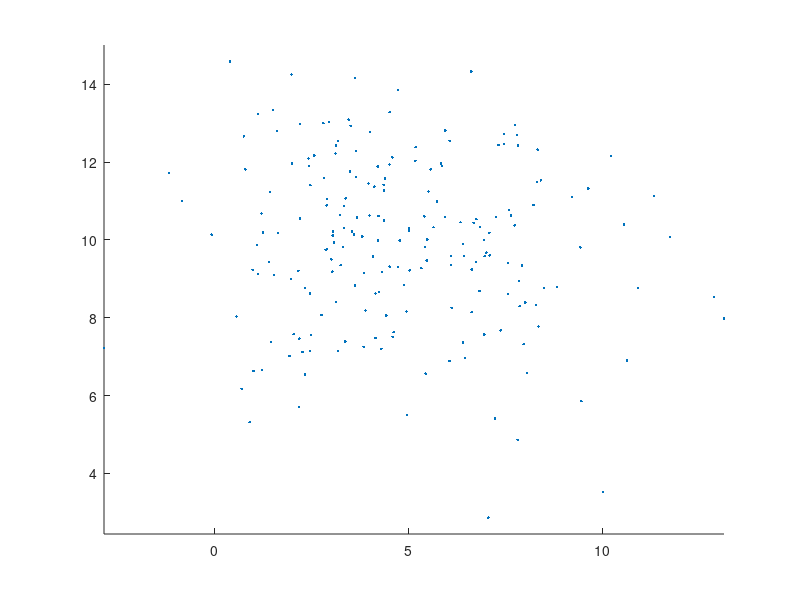

Write MATLAB code to recreate this figure. (Note: this script raises an error after producing the figure.)
close all;

classLabels = {'A', 'B', 'C', 'D', 'E'};
classSizes = containers.Map(classLabels, {200, 200, 100, 200, 150});
classMeans = containers.Map(classLabels, {[5 10], [10 15], [5 10], [15 10], [10 5]});
classCovariances = containers.Map(classLabels, {[8 0;0 4], [8 0;0 4], [8 4;4 40], [8 0;0 8], [10 -5;-5 20]});
classColors = containers.Map(classLabels, {'#0072BD', '#D95319', '#EDB120', '#7E2F8E', '#77AC30'});

classes = containers.Map();
for label = classLabels
    labelChar = char(label);
    classes(labelChar) = randn(classSizes(labelChar),2)*chol(classCovariances(labelChar)) + classMeans(labelChar);
end
contourPoints = 100;
theta = linspace(0, 2*pi, contourPoints);

figure1Labels = ['A', 'B'];
figure;
hold on;
axis equal;
for label = figure1Labels
    class = classes(label);
    classColor = classColors(label);
    plot(class(:,1), class(:,2), '.', 'Color', classColor);

    classMean = classMeans(label);
    classCov = classCovariances(label);
    [eigenvectors, eigenvalues] = eig(classCov);
    majorAxisVector = eigenvectors(:,1);
    theta = angle(majorAxisVector(1) + majorAxisVector(2)*1i);
    plot_ellipse(classMean(:,1), classMean(:,2), theta, sqrt(eigenvalues(1)), sqrt(eigenvalues(4)), classColor);

    plot(classMean(:,1), classMean(:,2), '*', 'Color', classColor);
end

% MED Decision Boundary for Classes A/B
xlimits = xlim;
x = linspace(xlimits(:,1), xlimits(:,2), 100); y = -x + 20;
plot(x, y, 'Color', 'k'); % Hard-coded A/B decision boundary
xlim(xlimits);

legend('Class A', '', '', 'Class B', '', '', '');

figure2Labels = ['C', 'D', 'E'];
figure;
hold on;
axis equal;
for label = figure2Labels
    class = classes(label);
    classColor = classColors(label);
    plot(class(:,1), class(:,2), '.', 'Color', classColor);

    classMean = classMeans(label);
    classCov = classCovariances(label);
    [eigenvectors, eigenvalues] = eig(classCov);
    majorAxisVector = eigenvectors(:,1);
    theta = angle(majorAxisVector(1) + majorAxisVector(2)*1i);
    plot_ellipse(classMean(:,1), classMean(:,2), theta, sqrt(eigenvalues(1)), sqrt(eigenvalues(4)), classColor);

    plot(classMean(:,1), classMean(:,2), '*', 'Color', classColor);
end

% MED Decision Boundary for Classes C/D/E
ylimits = ylim;
x = zeros(100) + 10; y = linspace(10, ylimits(:,2), 100);
plot(x, y, 'Color', 'k'); % Hard-coded C/D decision boundary
ylim(ylimits);
xlimits = xlim;
x = linspace(xlimits(:,1), 10, 100); y = x;
plot(x, y, 'Color', 'k'); % Hard-coded C/E decision boundary
xlim(xlimits);
xlimits = xlim;
x = linspace(10, xlimits(:,2), 100); y = 20 - x;
plot(x, y, 'Color', 'k'); % Hard-coded D/E decision boundary
xlim(xlimits);

legend('Class C', '', '', 'Class D', '', '', 'Class E', '', '', '');
